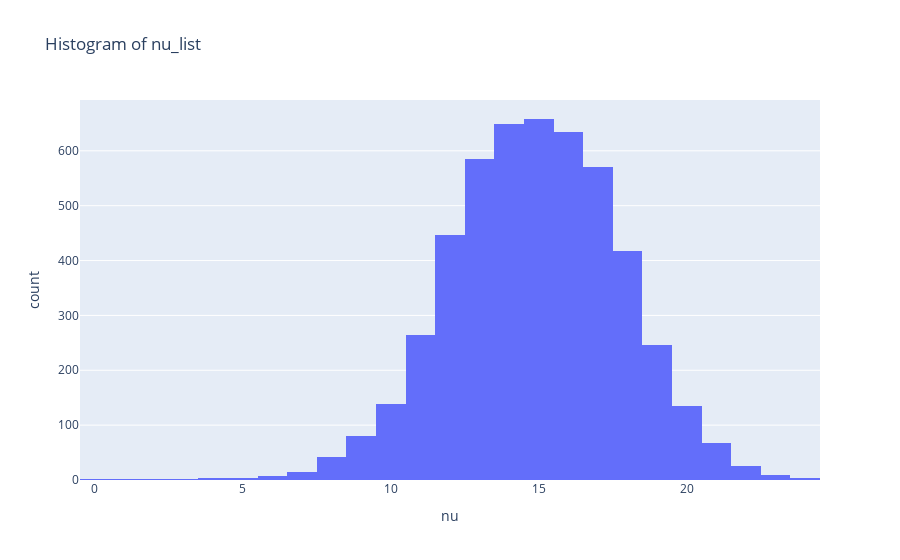

The cell this chart's notebook holds for it:
### Markdown cell above
6\. Simulate a trajectory of the chain starting in state $0$ for $n_{\max} = 5000$. Display the result in function of the time index $n$. Briefly describe the curve you obtained.

### Code cell
import plotly.graph_objects as go
nmax=5000
nu_list=ehrenfest(nmax,42,nu0,P)
print(nu_list)
plt.plot(range(0,nmax+1),nu_list)
plt.show()

#histogram
fig= go.Figure(data=[go.Histogram(x=nu_list)])
fig.update_layout(title_text='Histogram of nu_list',xaxis_title_text='nu',yaxis_title_text='count')
fig.show()

### Figure 1 — Plotly figure (JSON) as saved in the notebook; plotly's stock layout.template omitted (floating-point values rounded to 4 significant figures; data arrays with more than 128 entries replaced by an {"elided": "..."} marker saying what was removed)
{"data": [{"type": "histogram", "x": {"elided": "5001 int values"}}], "layout": {"title": {"text": "Histogram of nu_list"}, "xaxis": {"title": {"text": "nu"}}, "yaxis": {"title": {"text": "count"}}}}
